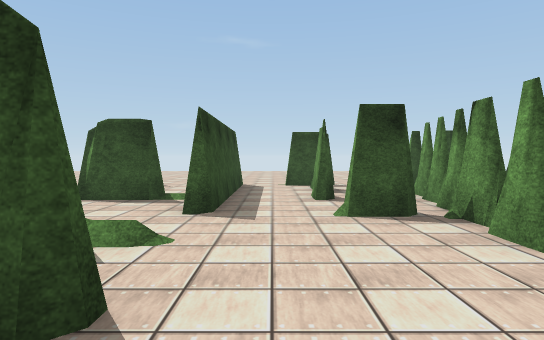
View 1 (above)

17 first-person views from a walk through a 3-D level made in the Unity game engine. The camera is 1.5 m above the floor, tilts 2° down and sees 75° across. The floor is counted in squares, 2 m on a side. Each view is taken from the middle of a square. On the plan, view 1 faces up. The plan holds only what a view shows up to about 11 squares ahead; the rest is blank. The place goes on beyond the plan. The player character is not drawn. Some animated figures are not drawn. Some surface patterns are stand-ins.

View 2
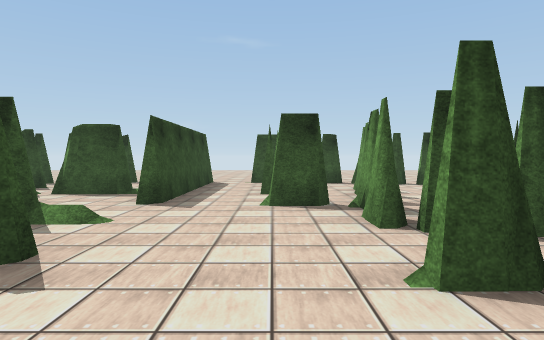

View 3
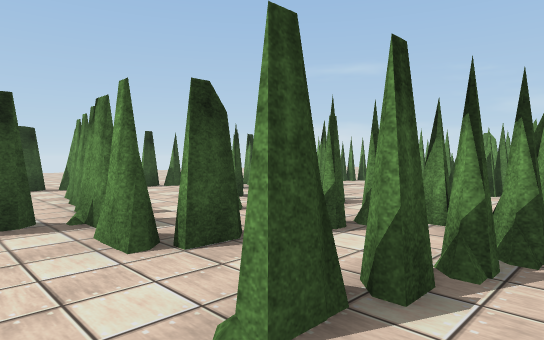

View 4
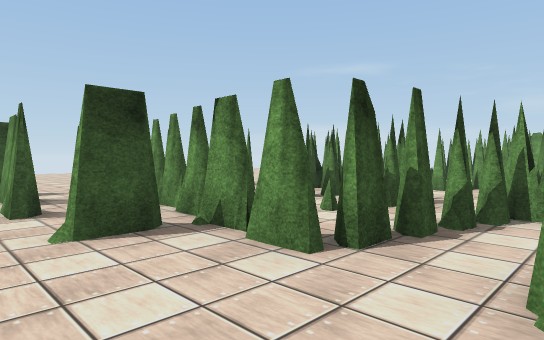

View 5
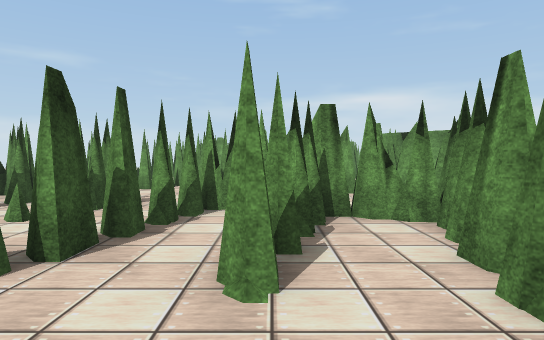

View 6
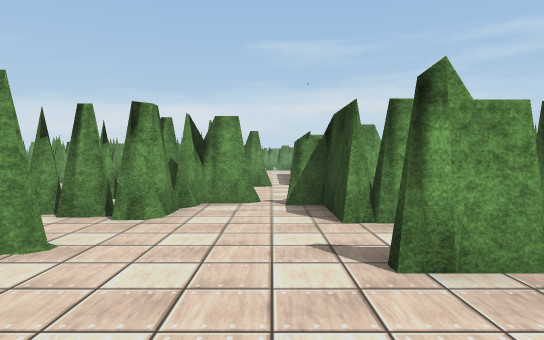

View 7
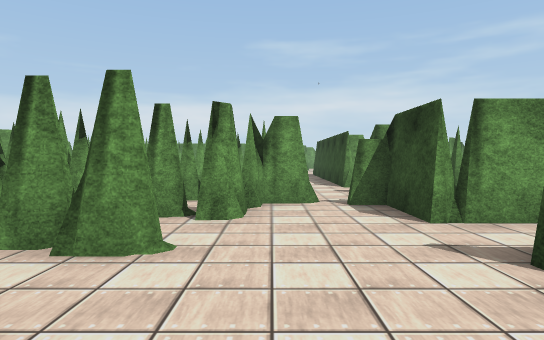

View 8
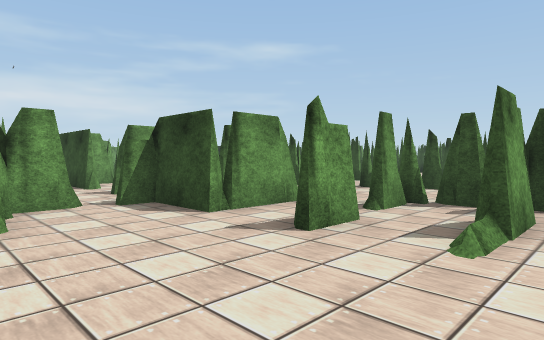

View 9
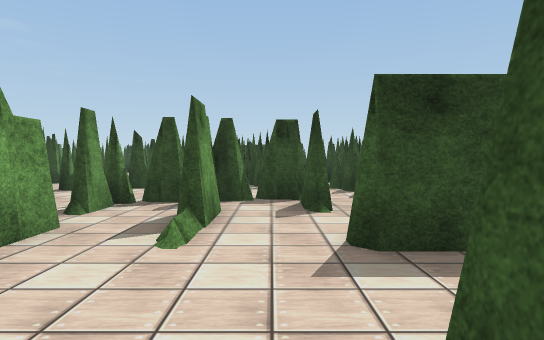

View 10
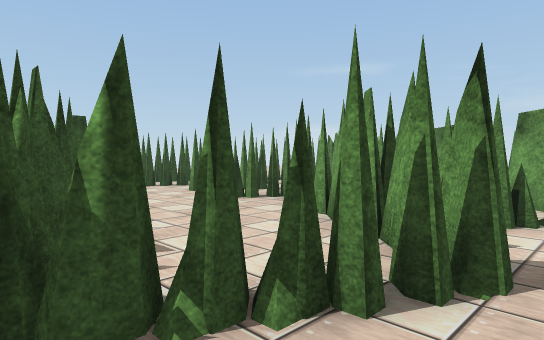

View 11
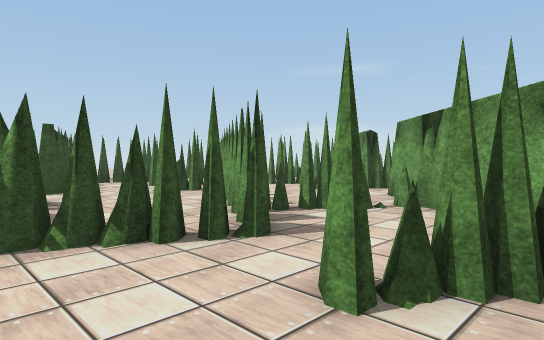

View 12
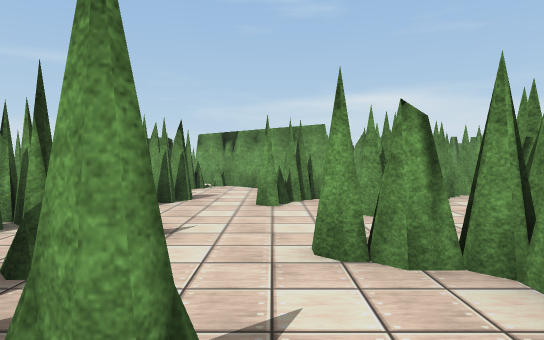

View 13
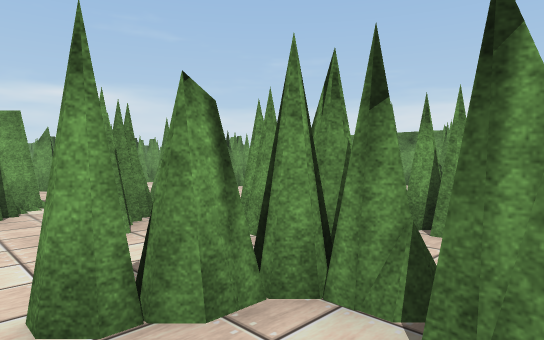

View 14
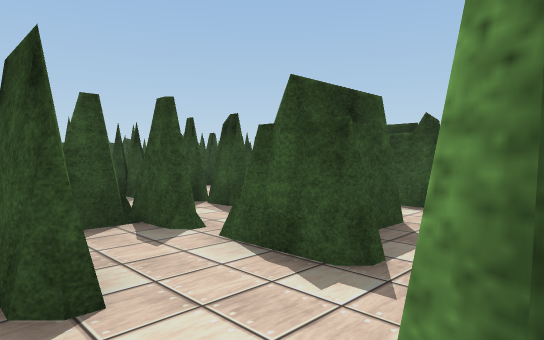

View 15
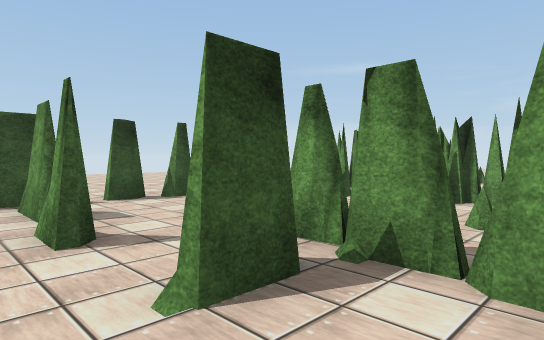

View 16
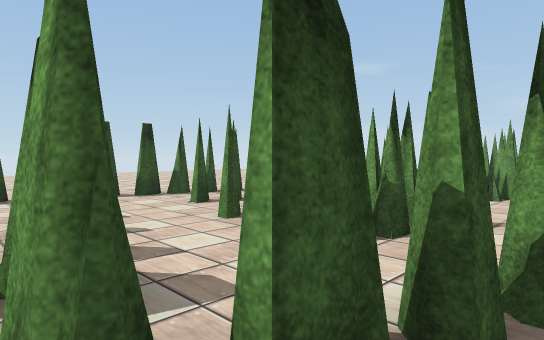

View 17
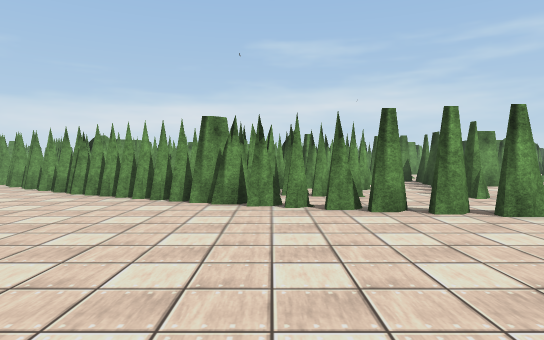

### Floor plan
Key: @ floor where view 1 was taken; # wall or solid block; x gap in a wall; . floor; = window, fence, low wall or low ledge; T thing the floor can be seen under or through.
Columns run from 5 left of view 1 to 15 right of it. Each row starts with its distance up from view 1.
 14             .
 13         ......
 12        ........
 11     .. .........
 10   # .. .#.......
  9   ..#.#..###.....
  8 ## .#.x....###....
  7     #.#.T..#####...
  6   #x#...T.#####.##.
  5 ###.#.#TT.###...  ##
  4  #......T.##..#.#####
  3  ###....T.....####
  2    #....TTT..##
  1   ###..###=..##
  0   ###@.####..#
 -1   #.#..####..#
 -2   #...##..#####
 -3   #...# #.....#
 -4   ###......#.##
 -5     ###.#.####
 -6       ###.##
 -7        ####

Positions as (right, up) in squares from view 1, and headings:
1: (0, 0), facing up
2: (1, -1), facing up
3: (1, 0), facing up-right
4: (0, 1), facing up-right
5: (0, 1), facing right
6: (0, 4), facing down
7: (1, 4), facing down
8: (2, 4), facing down-left
9: (2, 4), facing left
10: (4, -3), facing up-right
11: (4, -5), facing up-right
12: (0, -4), facing right
13: (1, -4), facing down-right
14: (1, -4), facing up-left
15: (0, 3), facing up-right
16: (2, 2), facing up-right
17: (7, 14), facing down
